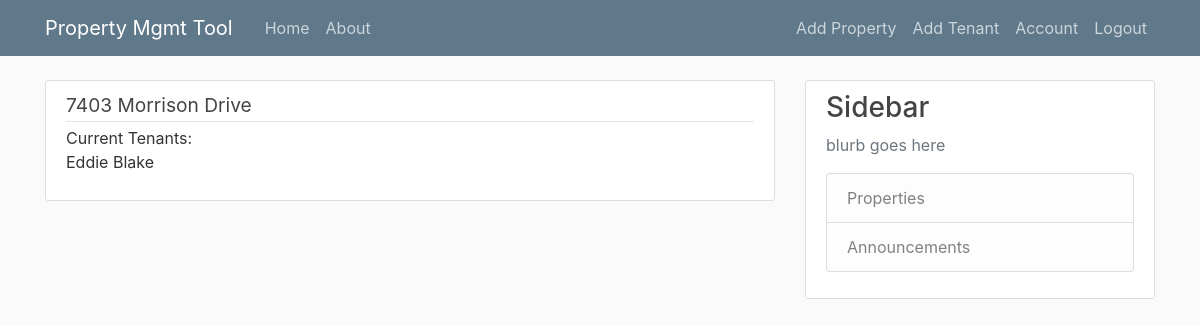
The page /property/2 (signed in) on the database its author committed.
### flaskblog/models.py (models this page shows, shortened)
class Properties( db.Model ):
    property_id = db.Column( db.Integer, primary_key=True )
    address = db.Column( db.String, nullable = False )
    apartment = db.Column( db.String, nullable=False )
    user_id = db.Column(db.Integer, db.ForeignKey('user.id'), nullable=False)
    tenants = db.relationship( 'Tenant', backref='prop_id', lazy=True )

class Tenant( db.Model ):
    id = db.Column( db.Integer, primary_key=True ) # PRIMARY_KEY
    first_name = db.Column( db.String, nullable=False )
    last_name = db.Column( db.String, nullable=False )
    email = db.Column( db.String, unique=True, nullable=False )
    deposit = db.Column( db.Integer, nullable=False )
    moveIn_date = db.Column( db.DateTime, default=datetime.utcnow, nullable=False )
    phone_number = db.Column( db.Integer, nullable = False )
    property_address = db.Column( db.Integer, db.ForeignKey( 'properties.property_id' ), nullable=False )
    user_id = db.Column(db.Integer, db.ForeignKey('user.id'), nullable=False)

### flaskblog/routes.py (the view)
@app.route("/property/<int:prop_id>")
@login_required
def property_detail( prop_id ):
    home = Properties.query.get_or_404( prop_id )
    roommates = Tenant.query.all()
    return render_template( 'property_detail.html', title=home.address, home = home, roommates = roommates )

### flaskblog/models.py (called while the page is built)
@login_manager.user_loader
def load_user( user_id ):
    return User.query.get( int( user_id ))

### flaskblog/templates/property_detail.html
{% extends "layout.html" %}
{% block content %}
      <article class="media content-section">
         <div class="media-body">
            <div class="article-metadata">
               <big class="article-title">{{ home.address }}</big>
            </div>
            {% print( 'Current Tenants: \n' ) %}
            {% for r in roommates %}
                {% if home.property_id == r.property_address %}
                <p>{{ r.first_name + " " + r.last_name }}</p>
                {% endif %}
            {% endfor %}
         </div>
      </article>
{% endblock content %}

### flaskblog/static/main.css (style rules this page uses)
body { background: #fafafa; color: #333333; margin-top: 5rem; }
.content-section { background: #ffffff; padding: 10px 20px; border: 1px solid #dddddd; border-radius: 3px; margin-bottom: 20px; }
.article-title { color: #444444; }
.article-metadata { padding-bottom: 1px; margin-bottom: 4px; border-bottom: 1px solid #e3e3e3 }

### rows shown on the page
Properties: address "7403 Morrison Drive"
Tenant: first_name+last_name "Eddie Blake"

### other values the page prints
{{ print( 'Current Tenants: \n' ) }} "Current Tenants:"
